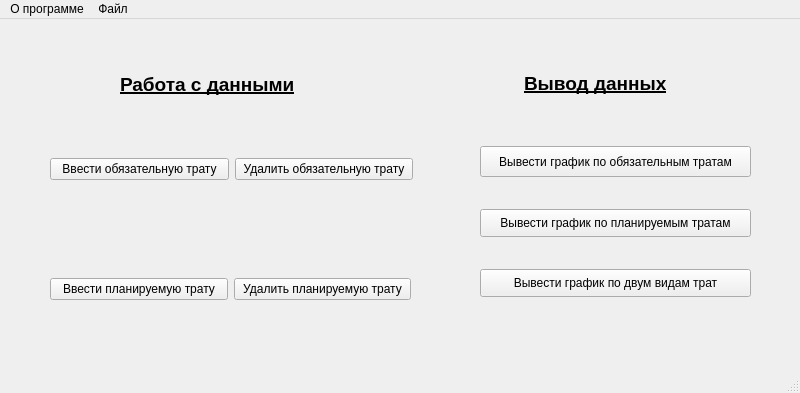
<?xml version="1.0" encoding="UTF-8"?>
<ui version="4.0">
 <class>MainWindow</class>
 <widget class="QMainWindow" name="MainWindow">
  <property name="geometry">
   <rect>
    <x>0</x>
    <y>0</y>
    <width>800</width>
    <height>393</height>
   </rect>
  </property>
  <property name="windowTitle">
   <string>MainWindow</string>
  </property>
  <widget class="QWidget" name="centralwidget">
   <widget class="QLabel" name="label">
    <property name="geometry">
     <rect>
      <x>120</x>
      <y>40</y>
      <width>231</width>
      <height>51</height>
     </rect>
    </property>
    <property name="text">
     <string>&lt;html&gt;&lt;head/&gt;&lt;body&gt;&lt;p&gt;&lt;span style=&quot; font-size:14pt; font-weight:600; text-decoration: underline;&quot;&gt;Работа с данными&lt;/span&gt;&lt;/p&gt;&lt;/body&gt;&lt;/html&gt;</string>
    </property>
   </widget>
   <widget class="QWidget" name="horizontalLayoutWidget">
    <property name="geometry">
     <rect>
      <x>50</x>
      <y>110</y>
      <width>363</width>
      <height>80</height>
     </rect>
    </property>
    <layout class="QHBoxLayout" name="horizontalLayout">
     <item>
      <widget class="QPushButton" name="input_stand_outgo">
       <property name="text">
        <string>Ввeсти обязательную трату</string>
       </property>
      </widget>
     </item>
     <item>
      <widget class="QPushButton" name="del_stan_outgo">
       <property name="text">
        <string>Удалить обязательную трату</string>
       </property>
      </widget>
     </item>
    </layout>
   </widget>
   <widget class="QWidget" name="horizontalLayoutWidget_2">
    <property name="geometry">
     <rect>
      <x>50</x>
      <y>230</y>
      <width>361</width>
      <height>80</height>
     </rect>
    </property>
    <layout class="QHBoxLayout" name="horizontalLayout_2">
     <item>
      <widget class="QPushButton" name="input_plan_outgo">
       <property name="text">
        <string>Ввести планируемую трату</string>
       </property>
      </widget>
     </item>
     <item>
      <widget class="QPushButton" name="del_plan_outgo">
       <property name="text">
        <string>Удалить планируемую трату</string>
       </property>
      </widget>
     </item>
    </layout>
   </widget>
   <widget class="QLabel" name="label_2">
    <property name="geometry">
     <rect>
      <x>524</x>
      <y>49</y>
      <width>181</width>
      <height>31</height>
     </rect>
    </property>
    <property name="text">
     <string>&lt;html&gt;&lt;head/&gt;&lt;body&gt;&lt;p&gt;&lt;span style=&quot; font-size:14pt; font-weight:600; text-decoration: underline;&quot;&gt;Вывод данных&lt;/span&gt;&lt;/p&gt;&lt;/body&gt;&lt;/html&gt;</string>
    </property>
   </widget>
   <widget class="QPushButton" name="return_stand_graph">
    <property name="geometry">
     <rect>
      <x>480</x>
      <y>127</y>
      <width>271</width>
      <height>31</height>
     </rect>
    </property>
    <property name="text">
     <string>Вывести график по обязательным тратам</string>
    </property>
   </widget>
   <widget class="QPushButton" name="return_plan_graph">
    <property name="geometry">
     <rect>
      <x>480</x>
      <y>190</y>
      <width>271</width>
      <height>28</height>
     </rect>
    </property>
    <property name="text">
     <string>Вывести график по планируемым тратам</string>
    </property>
   </widget>
   <widget class="QPushButton" name="return_both_graph">
    <property name="geometry">
     <rect>
      <x>480</x>
      <y>250</y>
      <width>271</width>
      <height>28</height>
     </rect>
    </property>
    <property name="text">
     <string>Вывести график по двум видам трат</string>
    </property>
   </widget>
  </widget>
  <widget class="QStatusBar" name="statusbar"/>
  <widget class="QMenuBar" name="menuBar">
   <property name="geometry">
    <rect>
     <x>0</x>
     <y>0</y>
     <width>800</width>
     <height>26</height>
    </rect>
   </property>
   <widget class="QMenu" name="menu">
    <property name="title">
     <string>О программе</string>
    </property>
   </widget>
   <widget class="QMenu" name="menuExcel">
    <property name="title">
     <string>Файл</string>
    </property>
   </widget>
   <addaction name="menu"/>
   <addaction name="menuExcel"/>
  </widget>
 </widget>
 <resources/>
 <connections/>
</ui>
